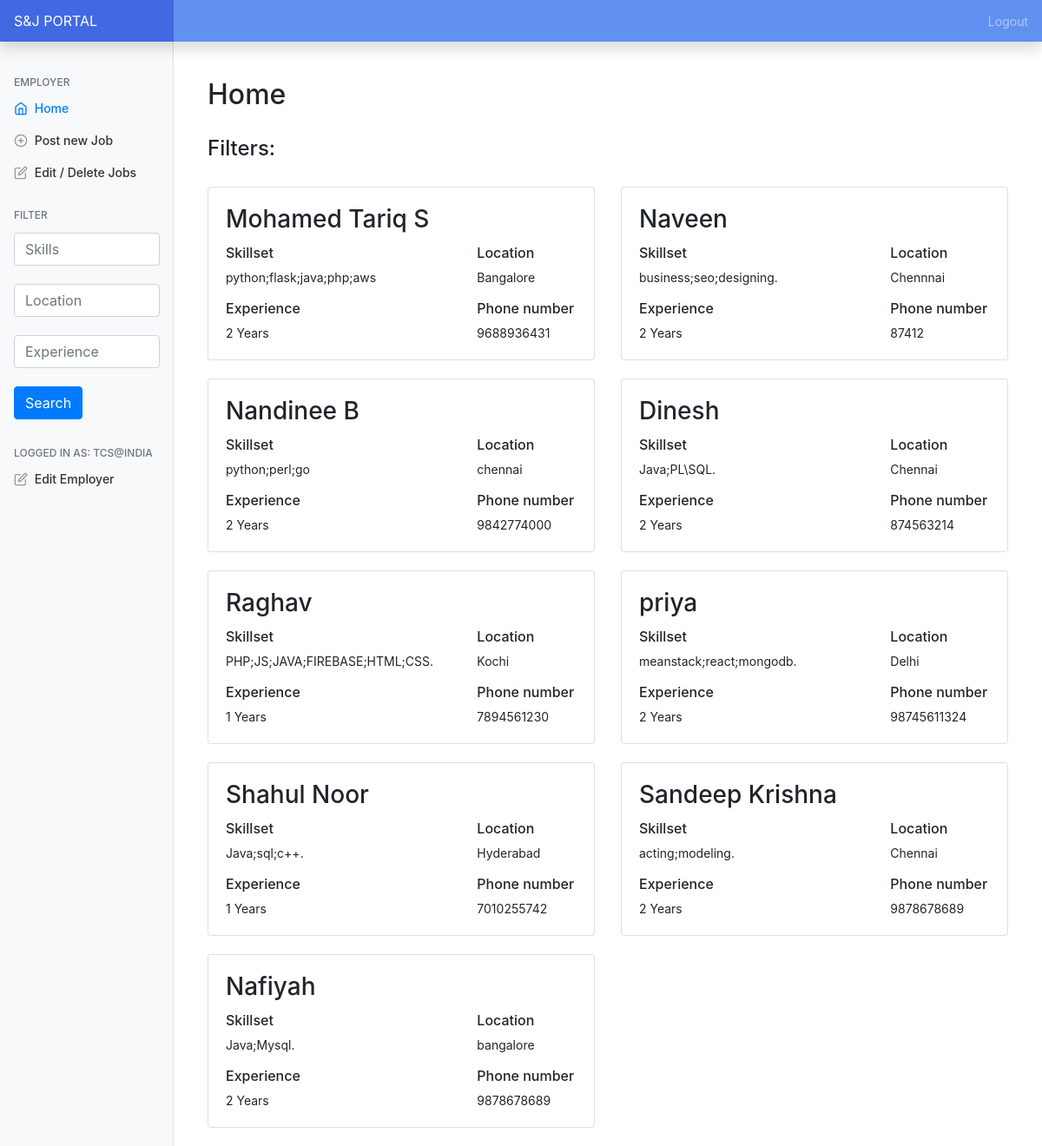
The page /employerhome (signed in) on the database its author committed.
### application/__init__.py (models this page shows)
class employee(db.Model):
    ename=db.Column(db.String(60),nullable=False)
    username=db.Column(db.String(60),primary_key=True,nullable=False)
    password=db.Column(db.String(60),nullable=False)
    experience=db.Column(db.Integer,nullable=False)
    skillset= db.Column(db.String(120),nullable=False)
    dob= db.Column(db.String(60),nullable=False)
    location=db.Column(db.String(60),nullable=False)
    phone=db.Column(db.Integer,nullable=False)

### application/routes.py (the view, shortened to what this page needs)
@app.route("/employerhome",methods=['GET','POST'])
def employerhome():
    criterias=[]
    if session['type']=="employer":
        emp=employee.query.all()
        return render_template("employerhome.html",employerhome=True,employee=emp,filters=criterias)
    else:
        flash("Invalid access","warning")
        return redirect("index")

### application/templates/employerhome.html (shortened to what this page needs)
{% extends "layouts.html" %}
{% block content %}
<div class="container-fluid">
<div class="row">
<main role="main" class="col-md-12 ml-sm-auto col-lg-10 px-md-4">
<br>
<br>
  <div class="col-md-12 order-md-1">  <h1 class="h2">Home</h1>&nbsp
    <h4> Filters:
      </h4>
    <br>
    <div class="row">
    {% for i in employee %}
  <div class="col-sm-6">
    <div class="card">
      <div class="card-body">
        <h3 class="card-title">{{ i['ename']}}</h3>
        <div class="row">
        <div class="col-sm-8">
        <h6>Skillset</h6><p class="card-text">{{ i['skillset']}}</p>
        <h6>Experience</h6><p class="card-text">{{ i['experience']}} Years</p>
        </div>
        <div class="col-sm-4">
        <h6>Location</h6><p class="card-text">{{ i['location'] }}</p>
        <h6>Phone number</h6><p class="card-text">{{ i['phone'] }}</p>
        </div>
        </div>
      </div>
    </div>
    <br>
  </div>
  {% else %}
  <div class="col-sm-12"><h4> No data </h4></div>
  {% endfor %}
</div>
  </div>
  </main>
</div>
</div>
{% endblock content %}

### application/static/css/dashboard.css (style rules this page uses)
body { font-size: .875rem; }

### rows shown on the page
employee: ename "Mohamed Tariq S", skillset "python;flask;java;php;aws", experience "2", location "Bangalore", phone "9688936431"
employee: ename "Naveen", skillset "business;seo;designing.", experience "2", location "Chennnai", phone "87412"
employee: ename "Nandinee B", skillset "python;perl;go", experience "2", location "chennai", phone "9842774000"
employee: ename "Dinesh", skillset "Java;PL\\SQL.", experience "2", location "Chennai", phone "874563214"
employee: ename "Raghav", skillset "PHP;JS;JAVA;FIREBASE;HTML;CSS.", experience "1", location "Kochi", phone "7894561230"
employee: ename "priya", skillset "meanstack;react;mongodb.", experience "2", location "Delhi", phone "98745611324"
employee: ename "Shahul Noor", skillset "Java;sql;c++.", experience "1", location "Hyderabad", phone "7010255742"
employee: ename "Sandeep Krishna", skillset "acting;modeling.", experience "2", location "Chennai", phone "9878678689"
employee: ename "Nafiyah", skillset "Java;Mysql.", experience "2", location "bangalore", phone "9878678689"

### other values the page prints
{{ session['user'] }} "TCS@INDIA"
